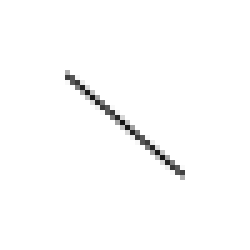
#> input picture Images/2.png, 50 x 50 px, found by its file name (shown 5 times larger); its folder holds 4 pictures in this run
$ jupyter execute lineDetection.ipynb
#> lines starting #> are read from the running program, lines starting #| are printed output that depends on the picture
# Import necessary libraries

[cell 1]
import os
import cv2 as cv
import numpy as np
import matplotlib.pyplot as plt

# Read Images and convert into numpy

[cell 2]
image_dir = '/content/drive/MyDrive/Line Detection Project/Images'

image_files = os.listdir(image_dir)
image_files.pop(0)

grayscale_images = []

for file_name in image_files:
    image_path = os.path.join(image_dir, file_name)
    print(image_path)
    image = cv.imread(image_path)
#> image is the input picture: shape (50, 50, 3); min 20, max 255, mean 251.8

    # Convert image to grayscale
    gs_img = cv.cvtColor(image, cv.COLOR_BGR2GRAY)

    # Append the grayscale image numpy array to the list
    grayscale_images.append(gs_img)
print(grayscale_images)
#> (printed output is left out)

# Plot the grayscale images from numpy

[cell 3]
for i, img in enumerate(grayscale_images):
    plt.figure()
    plt.imshow(img, cmap='gray')
    plt.title(f'Grayscale Image {i+1}')
    plt.axis('on')
    plt.show()
    break
#> this loop made 1 pass

[cell 4]
# Define vertical line detection filter
vertical_filter = np.array([[-1, 0, 1],
                             [-1, 0, 1],
                             [-1, 0, 1]])

# vertical_filter = np.array([[-1, 2, 1],
#                              [-1, 2, 1],
#                              [-1, 2, 1]])


# Apply convolution operation
def convolution(image, kernel):
    image_height, image_width = image.shape
    kernel_height, kernel_width = kernel.shape
    output_height = image_height - kernel_height + 1
    output_width = image_width - kernel_width + 1
    output = np.zeros((output_height, output_width))

    for i in range(output_height):
        for j in range(output_width):
            output[i, j] = np.sum(image[i:i+kernel_height, j:j+kernel_width] * kernel)

    return output

for i, image in enumerate(grayscale_images):

    convolved_image = convolution(image, vertical_filter)
    threshold = np.max(convolved_image)
    # print(threshold)

    if threshold > 336.0:
        overlay_image = image.copy()

        resized_convolved_image = cv.resize(convolved_image, (image.shape[1], image.shape[0]))

        # overlay_image = np.concatenate((image, resized_convolved_image), axis=1)

        plt.figure()
        plt.imshow(resized_convolved_image, cmap='gray')
        plt.title(f'Original Image with Detected Vertical Lines {i+1}')
        plt.axis('off')
        plt.show()
#> this loop made 3 passes
#> threshold on passes 1 to 3: 336, 256, 687
#> pass 1, `convolved_image = convolution(image, vertical_filter)`:
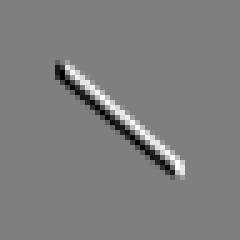
#> convolved_image: shape (48, 48) float64 (shown 5 times larger); min -336, max 336, mean 0; drawn with min black and max white
#> pass 2, `convolved_image = convolution(image, vertical_filter)`:
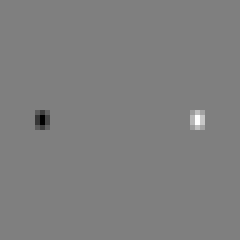
#> convolved_image: shape (48, 48) float64 (shown 5 times larger); min -256, max 256, mean 0; drawn with min black and max white
#> pass 3, `convolved_image = convolution(image, vertical_filter)`:
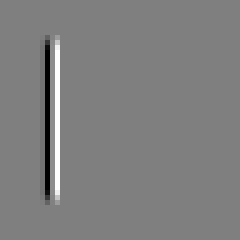
#> convolved_image: shape (48, 48) float64 (shown 5 times larger); min -687, max 687, mean 0; drawn with min black and max white
#> pass 3, `resized_convolved_image = cv.resize(convolved_image, (image.shape[1], ..`:
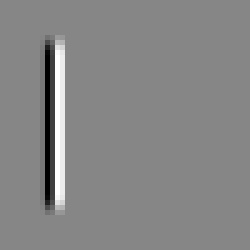
#> resized_convolved_image: shape (50, 50) float64 (shown 5 times larger); min -455.6, max 406.9, mean 0; drawn with min black and max white

[cell 5]
import numpy as np
import cv2 as cv
import matplotlib.pyplot as plt

# Define vertical line detection filter
vertical_filter = np.array([[-1, 0, 1],
                             [-1, 0, 1],
                             [-1, 0, 1]])

# Apply convolution operation
def convolution(image, kernel):
    image_height, image_width = image.shape
    kernel_height, kernel_width = kernel.shape
    output_height = image_height - kernel_height + 1
    output_width = image_width - kernel_width + 1
    output = np.zeros((output_height, output_width))

    for i in range(output_height):
        for j in range(output_width):
            output[i, j] = np.sum(image[i:i+kernel_height, j:j+kernel_width] * kernel)

    return output

# Pooling operation (Max Pooling)
def max_pooling(image, size=(2, 2)):
    pooled_image = np.zeros((image.shape[0] // 2, image.shape[1] // 2))
    for i in range(0, image.shape[0], 2):
        for j in range(0, image.shape[1], 2):
            pooled_image[i // 2, j // 2] = np.max(image[i:i+2, j:j+2])
    return pooled_image

# ReLU activation function
def relu(image):
    return np.maximum(image, 0)

# Calculate a dynamic threshold for each image based on its characteristics
def calculate_threshold(image, kernel):
    convolved_image = convolution(image, kernel)
    pooled_image = max_pooling(convolved_image)
    relu_image = relu(pooled_image)
    return np.max(relu_image)

# Assuming grayscale_images is a list of grayscale images
for i, image in enumerate(grayscale_images):
    # Calculate threshold for detecting vertical lines in this image
    threshold = calculate_threshold(image, vertical_filter)
    print(threshold)

    # Check if significant vertical lines are detected
    if threshold > 350:  # Adjust threshold as needed
        # Resize the convolved image to match the dimensions of the original image
        convolved_image_resized = cv.resize(convolved_image, (image.shape[1], image.shape[0]))

        # Overlay the detected vertical lines on the original image
        overlay_image = np.concatenate((image, convolved_image_resized), axis=1)

        # Plot the overlaid image
        plt.figure()
        plt.imshow(overlay_image, cmap='gray')
        plt.title(f'Original Image with Detected Vertical Lines {i+1}')
        plt.axis('off')
        plt.show()
#> this loop made 3 passes
#| 336.0
#| 256.0
#| 687.0
#> pass 1, in calculate_threshold, `pooled_image = max_pooling(convolved_image)`:
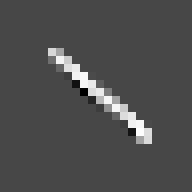
#> pooled_image: shape (24, 24) float64 (shown 8 times larger); min -132, max 336, mean 12; drawn with min black and max white
#> pass 1, in calculate_threshold, `relu_image = relu(pooled_image)`:
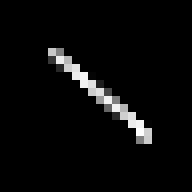
#> relu_image: shape (24, 24) float64 (shown 8 times larger); min 0, max 336, mean 12.7; drawn with min black and max white
